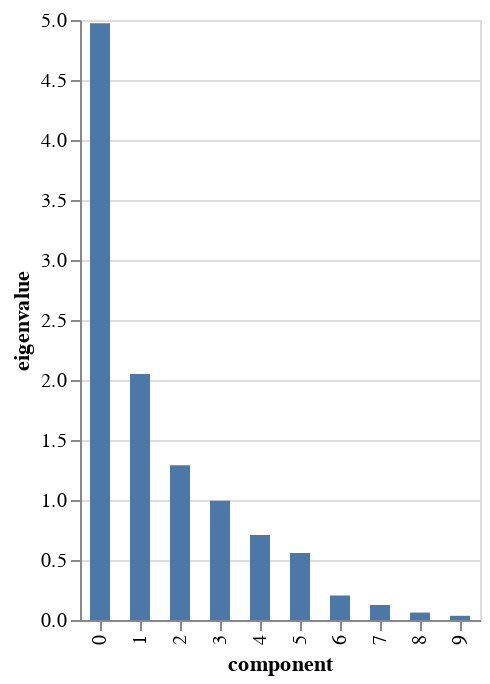

The notebook cell saved with this chart:
### Code cell
# Save this figure as 'figure_scree_plot.png' in the Figures folder of the assignment.

ppca.scree_plot()

### Figure 1 — Vega-Lite specification as saved in the notebook (floating-point values rounded to 4 significant figures)
{"config": {"view": {"continuousWidth": 400, "continuousHeight": 300}}, "data": {"name": "data-1f15fb5c9d605bfb599b0ab6905cae74"}, "mark": {"type": "bar", "size": 10}, "encoding": {"tooltip": [{"field": "component", "type": "nominal"}, {"field": "eigenvalue", "type": "quantitative"}, {"field": "% of variance", "type": "quantitative"}, {"field": "% of variance (cumulative)", "type": "quantitative"}], "x": {"field": "component", "type": "nominal"}, "y": {"field": "eigenvalue", "type": "quantitative"}}, "$schema": "https://vega.github.io/schema/vega-lite/v4.17.0.json", "datasets": {"data-1f15fb5c9d605bfb599b0ab6905cae74": [{"component": "0", "eigenvalue": 4.973, "% of variance": 45.21, "% of variance (cumulative)": 45.21}, {"component": "1", "eigenvalue": 2.05, "% of variance": 18.64, "% of variance (cumulative)": 63.85}, {"component": "2", "eigenvalue": 1.29, "% of variance": 11.73, "% of variance (cumulative)": 75.57}, {"component": "3", "eigenvalue": 0.9933, "% of variance": 9.03, "% of variance (cumulative)": 84.61}, {"component": "4", "eigenvalue": 0.7083, "% of variance": 6.439, "% of variance (cumulative)": 91.04}, {"component": "5", "eigenvalue": 0.5587, "% of variance": 5.079, "% of variance (cumulative)": 96.12}, {"component": "6", "eigenvalue": 0.2042, "% of variance": 1.857, "% of variance (cumulative)": 97.98}, {"component": "7", "eigenvalue": 0.1253, "% of variance": 1.139, "% of variance (cumulative)": 99.12}, {"component": "8", "eigenvalue": 0.06193, "% of variance": 0.563, "% of variance (cumulative)": 99.68}, {"component": "9", "eigenvalue": 0.03502, "% of variance": 0.3184, "% of variance (cumulative)": 100.0}]}}
